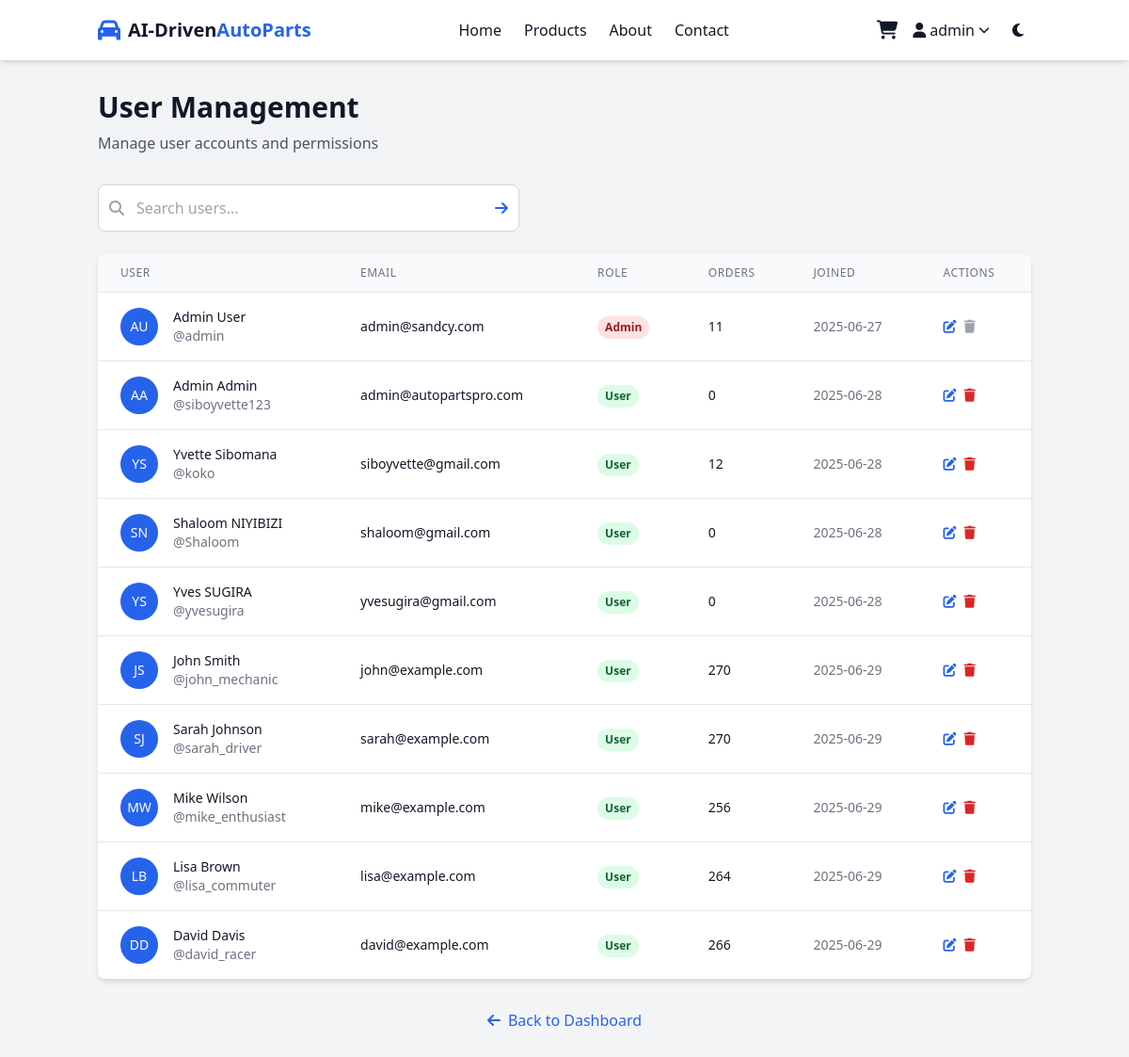
The app's page /admin/users (signed in) with its own data.
### app.py (models this page shows)
class User(UserMixin, db.Model):
    id = db.Column(db.Integer, primary_key=True)
    username = db.Column(db.String(80), unique=True, nullable=False)
    email = db.Column(db.String(120), unique=True, nullable=False)
    password_hash = db.Column(db.String(200), nullable=False)
    first_name = db.Column(db.String(50))
    last_name = db.Column(db.String(50))
    created_at = db.Column(db.DateTime, default=datetime.utcnow)
    is_admin = db.Column(db.Boolean, default=False)
    orders = db.relationship('Order', backref='user', lazy=True)

### app.py (the view, shortened to what this page needs)
@app.route('/admin/users')
@login_required
@admin_required
def admin_users():
    search = request.args.get('search', '').strip()
    query = User.query
    users = query.all()
    return render_template('admin_users.html', users=users)

### app.py (called while the page is built)
@login_manager.user_loader
def load_user(user_id):
    return User.query.get(int(user_id))

def admin_required(f):
    @wraps(f)
    def decorated_function(*args, **kwargs):
        if not current_user.is_authenticated or not getattr(current_user, 'is_admin', False):
            flash('Admin access required.', 'error')
            return redirect(url_for('login'))
        return f(*args, **kwargs)
    return decorated_function

### templates/admin_users.html (shortened to what this page needs)
{% extends "base.html" %}
{% block content %}
<div class="bg-gray-100 dark:bg-gray-800 min-h-screen py-8">
    <div class="container mx-auto px-4">
        <div class="max-w-7xl mx-auto">
            <div class="mb-8">
                <h1 class="text-3xl font-bold text-gray-900 dark:text-white mb-2">User Management</h1>
                <p class="text-gray-600 dark:text-gray-400">Manage user accounts and permissions</p>
            </div>
            <div class="mb-6">
                <form method="GET" action="{{ url_for('admin_users') }}" class="max-w-md">
                    <div class="relative">
                        <input type="text"
                               name="search"
                               value="{{ request.args.get('search', '') }}"
                               placeholder="Search users..."
                               class="w-full pl-10 pr-4 py-3 border border-gray-300 dark:border-gray-600 rounded-lg focus:outline-none focus:ring-2 focus:ring-primary bg-white dark:bg-gray-700 text-gray-900 dark:text-white">
                        <div class="absolute inset-y-0 left-0 pl-3 flex items-center pointer-events-none">
                        </div>
                        <button type="submit" class="absolute inset-y-0 right-0 pr-3 flex items-center">
                            <i class="fas fa-arrow-right text-primary hover:text-secondary transition"></i>
                        </button>
                    </div>
                </form>
            </div>
            <div class="bg-white dark:bg-gray-700 rounded-lg shadow-md overflow-hidden">
                <div class="overflow-x-auto">
                    <table class="min-w-full divide-y divide-gray-200 dark:divide-gray-600">
                        <thead class="bg-gray-50 dark:bg-gray-600">
                            <tr>
                                <th class="px-6 py-3 text-left text-xs font-medium text-gray-500 dark:text-gray-300 uppercase tracking-wider">
                                    User
                                </th>
                                <th class="px-6 py-3 text-left text-xs font-medium text-gray-500 dark:text-gray-300 uppercase tracking-wider">
                                    Email
                                </th>
                                <th class="px-6 py-3 text-left text-xs font-medium text-gray-500 dark:text-gray-300 uppercase tracking-wider">
                                    Role
                                </th>
                                <th class="px-6 py-3 text-left text-xs font-medium text-gray-500 dark:text-gray-300 uppercase tracking-wider">
                                    Orders
                                </th>
                                <th class="px-6 py-3 text-left text-xs font-medium text-gray-500 dark:text-gray-300 uppercase tracking-wider">
                                    Joined
                                </th>
                                <th class="px-6 py-3 text-left text-xs font-medium text-gray-500 dark:text-gray-300 uppercase tracking-wider">
                                    Actions
                                </th>
                            </tr>
                        </thead>
                        <tbody class="bg-white dark:bg-gray-700 divide-y divide-gray-200 dark:divide-gray-600">
                            {% for user in users %}
                            <tr class="hover:bg-gray-50 dark:hover:bg-gray-600">
                                <td class="px-6 py-4 whitespace-nowrap">
                                    <div class="flex items-center">
                                        <div class="flex-shrink-0 h-10 w-10">
                                            <div class="h-10 w-10 rounded-full bg-primary flex items-center justify-center">
                                                <span class="text-white font-medium text-sm">
                                                    {{ user.first_name[0] if user.first_name else user.username[0] }}{{ user.last_name[0] if user.last_name else '' }}
                                                </span>
                                            </div>
                                        </div>
                                        <div class="ml-4">
                                            <div class="text-sm font-medium text-gray-900 dark:text-white">
                                                {{ user.first_name }} {{ user.last_name }}
                                            </div>
                                            <div class="text-sm text-gray-500 dark:text-gray-400">
                                                @{{ user.username }}
                                            </div>
                                        </div>
                                    </div>
                                </td>
                                <td class="px-6 py-4 whitespace-nowrap text-sm text-gray-900 dark:text-white">
                                    {{ user.email }}
                                </td>
                                <td class="px-6 py-4 whitespace-nowrap">
                                    {% if user.is_admin %}
                                        <span class="inline-flex px-2 py-1 text-xs font-semibold rounded-full bg-red-100 text-red-800 dark:bg-red-900 dark:text-red-200">
                                            Admin
                                        </span>
                                    {% else %}
                                        <span class="inline-flex px-2 py-1 text-xs font-semibold rounded-full bg-green-100 text-green-800 dark:bg-green-900 dark:text-green-200">
                                            User
                                        </span>
                                    {% endif %}
                                </td>
                                <td class="px-6 py-4 whitespace-nowrap text-sm text-gray-900 dark:text-white">
                                    {{ user.orders|length }}
                                </td>
                                <td class="px-6 py-4 whitespace-nowrap text-sm text-gray-500 dark:text-gray-400">
                                    {{ user.created_at.strftime('%Y-%m-%d') }}
                                </td>
                                <td class="px-6 py-4 whitespace-nowrap text-sm font-medium">
                                    <div class="flex space-x-2">
                                        <a href="{{ url_for('admin_edit_user', user_id=user.id) }}"
                                           class="text-primary hover:text-secondary">
                                            <i class="fas fa-edit"></i>
                                        </a>
                                        {% if user.id != current_user.id %}
                                        <form method="POST" action="{{ url_for('admin_delete_user', user_id=user.id) }}"
                                              class="inline" onsubmit="return confirm('Are you sure you want to delete this user? This action cannot be undone.')">
                                            <button type="submit" class="text-red-600 hover:text-red-900">
                                                <i class="fas fa-trash"></i>
                                            </button>
                                        </form>
                                        {% else %}
                                        <span class="text-gray-400 cursor-not-allowed" title="Cannot delete your own account">
                                            <i class="fas fa-trash"></i>
                                        </span>
                                        {% endif %}
                                    </div>
                                </td>
                            </tr>
                            {% endfor %}
                        </tbody>
                    </table>
                </div>
            </div>
            <div class="mt-8 text-center">
                <a href="{{ url_for('admin_dashboard') }}"
                   class="text-primary hover:text-secondary font-medium">
                    <i class="fas fa-arrow-left mr-2"></i>Back to Dashboard
                </a>
            </div>
        </div>
    </div>
</div>
{% endblock %}

### templates/base.html (shortened to what this page needs)
<!DOCTYPE html>
<html lang="en" class="scroll-smooth">
<head>
    <script src="https://cdn.tailwindcss.com"></script>
    <link rel="stylesheet" href="https://cdnjs.cloudflare.com/ajax/libs/font-awesome/6.4.0/css/all.min.css">
</head>
<body class="bg-gray-50 dark:bg-gray-900 text-gray-900 dark:text-gray-100 transition-colors duration-300">
    <header class="sticky top-0 z-50 bg-white dark:bg-gray-800 shadow-md">
        <div class="container mx-auto px-4 py-3 flex justify-between items-center">
            <div class="flex items-center space-x-2">
                <i class="fas fa-car text-2xl text-primary"></i>
                <a href="{{ url_for('home') }}" class="text-xl font-bold">AI-Driven<span class="text-primary">AutoParts</span></a>
            </div>
            <div class="hidden md:flex space-x-6">
                <a href="{{ url_for('home') }}" class="hover:text-primary transition">Home</a>
                <a href="{{ url_for('products') }}" class="hover:text-primary transition">Products</a>
                <a href="#about" class="hover:text-primary transition">About</a>
                <a href="#contact" class="hover:text-primary transition">Contact</a>
            </div>
            <div class="flex items-center space-x-4">
                {% if current_user.is_authenticated %}
                    <a href="{{ url_for('cart') }}" class="relative">
                        <i class="fas fa-shopping-cart text-xl"></i>
                    </a>
                    <div class="relative" id="user-dropdown">
                        <button class="flex items-center space-x-1 hover:text-primary transition cursor-pointer" id="user-dropdown-btn">
                            <i class="fas fa-user"></i>
                            <span>{{ current_user.username }}</span>
                            <i class="fas fa-chevron-down text-xs"></i>
                        </button>
                    </div>
                {% else %}
                    <a href="{{ url_for('login') }}" class="hover:text-primary transition">Login</a>
                    <a href="{{ url_for('register') }}" class="bg-primary hover:bg-secondary text-white px-4 py-2 rounded-lg transition">Register</a>
                {% endif %}
                <button id="theme-toggle" class="p-2 rounded-full hover:bg-gray-200 dark:hover:bg-gray-700">
                    <i class="fas fa-moon dark:hidden"></i>
                </button>
            </div>
        </div>
    </header>
    <main>
        {% block content %}{% endblock %}
    </main>
</body>
</html>

### records on screen
User: username "admin", first_name "A", last_name "U", first_name "Admin", last_name "User", email "admin@sandcy.com", is_admin "Admin", orders|length "11", created_at "2025-06-27"
User: first_name "A", last_name "A", first_name "Admin", last_name "Admin", username "siboyvette123", email "admin@autopartspro.com", is_admin "User", orders|length "0", created_at "2025-06-28"
User: first_name "Y", last_name "S", first_name "Yvette", last_name "Sibomana", username "koko", email "siboyvette@gmail.com", is_admin "User", orders|length "12", created_at "2025-06-28"
User: first_name "S", last_name "N", first_name "Shaloom", last_name "NIYIBIZI", username "Shaloom", email "shaloom@gmail.com", is_admin "User", orders|length "0", created_at "2025-06-28"
User: first_name "Y", last_name "S", first_name "Yves", last_name "SUGIRA", username "yvesugira", email "yvesugira@gmail.com", is_admin "User", orders|length "0", created_at "2025-06-28"
User: first_name "J", last_name "S", first_name "John", last_name "Smith", username "john_mechanic", email "john@example.com", is_admin "User", orders|length "270", created_at "2025-06-29"
User: first_name "S", last_name "J", first_name "Sarah", last_name "Johnson", username "sarah_driver", email "sarah@example.com", is_admin "User", orders|length "270", created_at "2025-06-29"
User: first_name "M", last_name "W", first_name "Mike", last_name "Wilson", username "mike_enthusiast", email "mike@example.com", is_admin "User", orders|length "256", created_at "2025-06-29"
User: first_name "L", last_name "B", first_name "Lisa", last_name "Brown", username "lisa_commuter", email "lisa@example.com", is_admin "User", orders|length "264", created_at "2025-06-29"
User: first_name "D", last_name "D", first_name "David", last_name "Davis", username "david_racer", email "david@example.com", is_admin "User", orders|length "266", created_at "2025-06-29"
